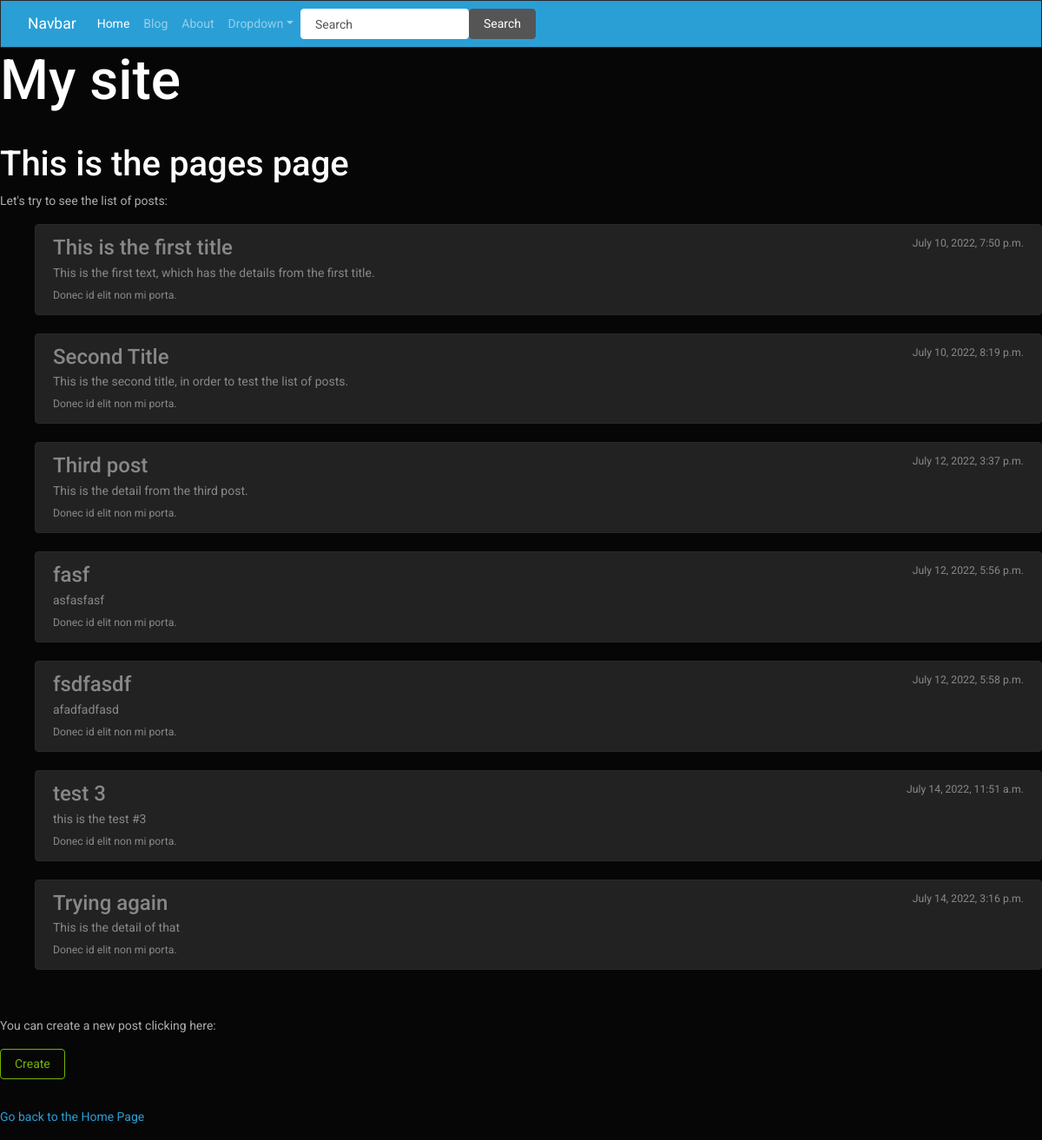
Page /pages/ on the earlier database version.
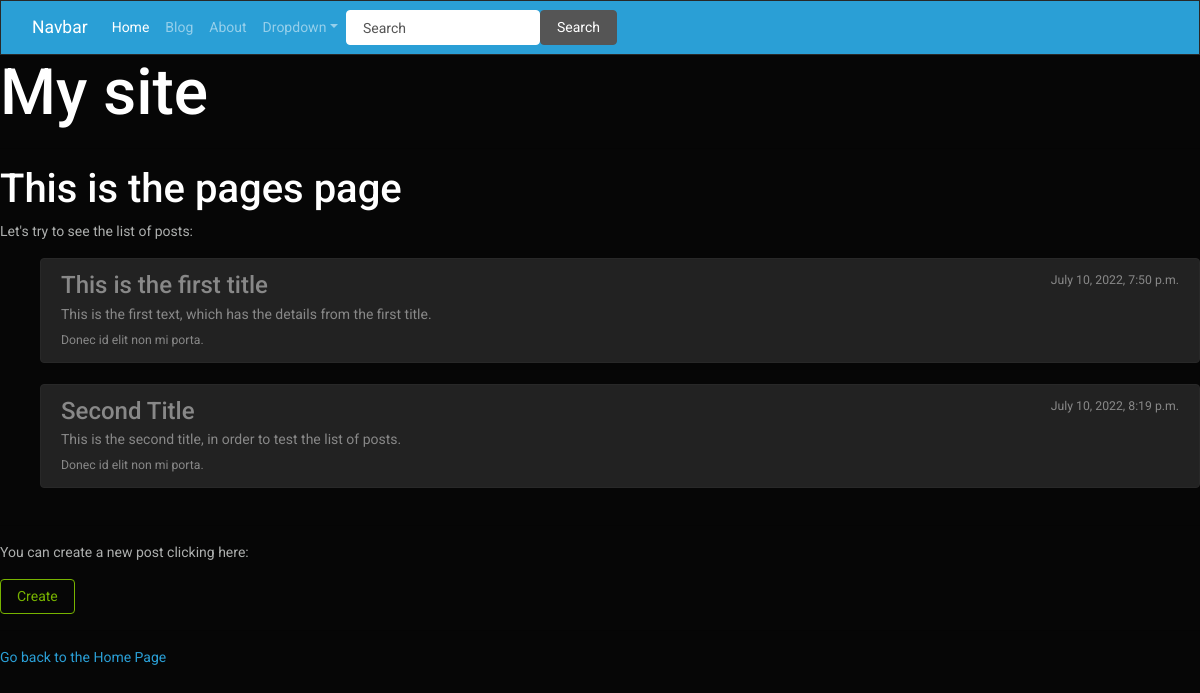
Same page on the later database version.
### blog/models.py (models this page shows, shortened)
class Post(models.Model):
    title = models.CharField(max_length=50)
    text = models.TextField()
    created_at = models.DateTimeField(auto_now=True)
    updated_at = models.DateTimeField(auto_now=True)

### blog/views.py (the view)
# urls.py: path('pages/', views.pages, name='pages'),
def pages(request):
    text_list = Post.objects.all()
    context = {'text_list': text_list}
    return render(request, 'pages.html', context)

### blog/templates/pages.html
{% extends 'base.html' %}
{% block content %}
    <hr>
    <h3>This is the pages page</h1>
    <p>Let's try to see the list of posts:</p>
    <p>
        {% if text_list %}
        <ul>
            {% for post in text_list %}
            <div class="list-group">
                <a href="{% url 'page_detail' post.id %}" class="list-group-item list-group-item-action flex-column align-items-start">
                <div class="d-flex w-100 justify-content-between">
                    <h5 class="mb-1">{{ post.title }}</h5>
                    <small>{{ post.created_at }}</small>
                </div>
                <p class="mb-1">{{ post.text }}</p>
                <small>Donec id elit non mi porta.</small>
                </a>
            </div>
            <br>
            {% endfor %}
        </ul>
        {% else %}
        <p>There are no posts yet in the blog.</p>
        {% endif %}
    </p>
    <hr>
    <p>You can create a new post clicking here: </p>
    <a href="{% url 'page_create' %}"><button type="button" class="btn btn-outline-success">Create</button></a>
    <hr>
    <p><a href="{% url 'home' %}">Go back to the Home Page</a></p>
{% endblock %}

Differences in the rows shown:
removed Post: title "Third post", created_at "July 12, 2022, 3:37 p.m.", text "This is the detail from the third post."
removed Post: title "fasf", created_at "July 12, 2022, 5:56 p.m.", text "asfasfasf"
removed Post: title "fsdfasdf", created_at "July 12, 2022, 5:58 p.m.", text "afadfadfasd"
removed Post: title "test 3", created_at "July 14, 2022, 11:51 a.m.", text "this is the test #3"
removed Post: title "Trying again", created_at "July 14, 2022, 3:16 p.m.", text "This is the detail of that"
